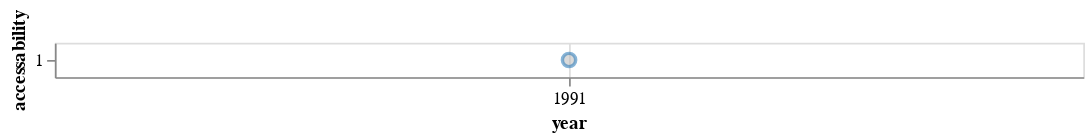

This figure's notebook cell:
### Code cell
second_chart_access

### Figure 1 — Vega-Lite specification as saved in the notebook (floating-point values rounded to 4 significant figures)
{"config": {"title": {"font": "CM Mono"}, "axis": {"labelFont": "CM Mono", "titleFont": "CM Mono"}, "header": {"labelFont": "CM Mono", "titleFont": "CM Mono"}, "legend": {"labelFont": "CM Mono", "titleFont": "CM Mono"}}, "data": {"name": "data-cc244701dd50ffc25b74fc3cd76a710c"}, "mark": {"type": "circle", "fill": "#BCBCBC", "opacity": 1, "size": 60, "stroke": "#2476B6"}, "encoding": {"opacity": {"type": "nominal", "field": "type", "legend": null}, "x": {"type": "temporal", "field": "year"}, "y": {"type": "nominal", "field": "accessability"}}, "transform": [{"filter": "datum.type == \"magneto-optical\""}], "width": 600, "$schema": "https://vega.github.io/schema/vega-lite/v4.8.1.json", "datasets": {"data-cc244701dd50ffc25b74fc3cd76a710c": [{"year": "1932-01-01T00:00:00", "name": "Drum memory", "type": "magnetic", "usage": "1960s", "capacity": 62500, "lifespan": null, "addressability": 0.0, "mutability": 2, "accessability": 0, "Unnamed: 10": null}, {"year": "1946-01-01T00:00:00", "name": "Williams-Kilburn Tube", "type": "cathode ray tube", "usage": "1955", "capacity": 1000, "lifespan": null, "addressability": 0.0, "mutability": 2, "accessability": 1, "Unnamed: 10": null}, {"year": "1949-01-01T00:00:00", "name": "Magnetic-core memory", "type": "magnetic", "usage": "1970s", "capacity": 100000, "lifespan": null, "addressability": 1.0, "mutability": 2, "accessability": 1, "Unnamed: 10": null}, {"year": "1952-01-01T00:00:00", "name": "Magnetic Band (Tape)", "type": "magnetic", "usage": "today", "capacity": 330000000000000, "lifespan": null, "addressability": 0.0, "mutability": 2, "accessability": 0, "Unnamed: 10": null}, {"year": "1956-01-01T00:00:00", "name": "Hard Disk Drive (HDD)", "type": "magnetic", "usage": "today", "capacity": 2000000000000, "lifespan": null, "addressability": 1.0, "mutability": 2, "accessability": 1, "Unnamed: 10": null}, {"year": "1960-01-01T00:00:00", "name": "Magnetic stripe card", "type": "magnetic", "usage": "today", "capacity": 200, "lifespan": "3", "addressability": 0.0, "mutability": 2, "accessability": 0, "Unnamed: 10": null}, {"year": "1969-01-01T00:00:00", "name": "Floppy Disk", "type": "magnetic", "usage": "1990s", "capacity": 1440000, "lifespan": "5--30", "addressability": 1.0, "mutability": 2, "accessability": 1, "Unnamed: 10": null}, {"year": "1970-01-01T00:00:00", "name": "Bubble Memory", "type": "magnetic", "usage": "1980s", "capacity": 125000, "lifespan": null, "addressability": 0.0, "mutability": 2, "accessability": 0, "Unnamed: 10": null}, {"year": "1978-01-01T00:00:00", "name": "LaserDisc (LD)/Discovision (DV)", "type": "optical", "usage": "2001", "capacity": 324000000, "lifespan": null, "addressability": 1.0, "mutability": 2, "accessability": 1, "Unnamed: 10": null}, {"year": "1979-01-01T00:00:00", "name": "Solid-State-Drive (SSD)", "type": "electronic", "usage": "today", "capacity": 100000000000000, "lifespan": "~10", "addressability": 1.0, "mutability": 2, "accessability": 1, "Unnamed: 10": null}, {"year": "1981-01-01T00:00:00", "name": "Compact Disc (CD)", "type": "optical", "usage": "today", "capacity": 700000000, "lifespan": "25", "addressability": 1.0, "mutability": 2, "accessability": 1, "Unnamed: 10": null}, {"year": "1987-01-01T00:00:00", "name": "Digital Audio Tape (DAT)", "type": "electro-mechanical", "usage": "2005", "capacity": 256000, "lifespan": "30", "addressability": 0.0, "mutability": 2, "accessability": 0, "Unnamed: 10": null}, {"year": "1991-01-01T00:00:00", "name": "Mini-Disc", "type": "magneto-optical", "usage": "2001", "capacity": 140000000, "lifespan": "30-40", "addressability": 1.0, "mutability": 2, "accessability": 1, "Unnamed: 10": null}, {"year": "1994-01-01T00:00:00", "name": "Zip Drive", "type": "magnetic", "usage": "1990s", "capacity": 95370000, "lifespan": "5-10", "addressability": 1.0, "mutability": 2, "accessability": 1, "Unnamed: 10": null}, {"year": "1995-01-01T00:00:00", "name": "CompactFlash (CF)", "type": "electronic", "usage": "today", "capacity": 256000000000, "lifespan": "70-80", "addressability": 1.0, "mutability": 2, "accessability": 1, "Unnamed: 10": null}, {"year": "1995-01-01T00:00:00", "name": "Digital Compact Cassette (DCC)", "type": "magnetic", "usage": "1996", "capacity": 250000000, "lifespan": "30", "addressability": 0.0, "mutability": 2, "accessability": 0, "Unnamed: 10": null}, {"year": "1996-01-01T00:00:00", "name": "Digital Versatile Disc (DVD)", "type": "optical", "usage": "today", "capacity": 4500000000, "lifespan": "25", "addressability": 1.0, "mutability": 2, "accessability": 1, "Unnamed: 10": null}, {"year": "2000-01-01T00:00:00", "name": "USB Flash Disk", "type": "electronic", "usage": "today", "capacity": 2000000000000, "lifespan": "10", "addressability": 1.0, "mutability": 2, "accessability": 1, "Unnamed: 10": null}, {"year": "2001-01-01T00:00:00", "name": "Secure Digital (SD) card", "type": "electronic", "usage": "today", "capacity": 2000000000000, "lifespan": "10", "addressability": 1.0, "mutability": 2, "accessability": 1, "Unnamed: 10": null}, {"year": "2002-01-01T00:00:00", "name": "Blu-ray Disc (BD)", "type": "optical", "usage": "today", "capacity": 128000000000, "lifespan": "100-150", "addressability": 1.0, "mutability": 2, "accessability": 1, "Unnamed: 10": null}, {"year": "2004-01-01T00:00:00", "name": "Holographic Versatile Disc (HVD)", "type": "optical", "usage": "2008", "capacity": 200000000000, "lifespan": "3", "addressability": 1.0, "mutability": 2, "accessability": 1, "Unnamed: 10": null}, {"year": "2009-01-01T00:00:00", "name": "Millennial Disc (M-DISC)", "type": "optical", "usage": "2016", "capacity": 100000000000, "lifespan": "1000", "addressability": 1.0, "mutability": 0, "accessability": 1, "Unnamed: 10": null}, {"year": "2010-01-01T00:00:00", "name": "Cell cultures", "type": "molecular", "usage": "today", "capacity": 445000, "lifespan": null, "addressability": 0.0, "mutability": 1, "accessability": 0, "Unnamed: 10": null}, {"year": "2014-01-01T00:00:00", "name": "Colloidal particle clusters", "type": "atomic", "usage": "today", "capacity": 1, "lifespan": null, "addressability": 0.0, "mutability": 2, "accessability": 0, "Unnamed: 10": null}, {"year": "2016-01-01T00:00:00", "name": "Chlorine Atomic memory", "type": "atomic", "usage": "today", "capacity": 1000, "lifespan": null, "addressability": null, "mutability": 2, "accessability": 1, "Unnamed: 10": null}, {"year": "2010-01-01T00:00:00", "name": "Synthetic DNA", "type": "molecular", "usage": "today", "capacity": 22000000, "lifespan": "500", "addressability": 0.0, "mutability": 0, "accessability": 0, "Unnamed: 10": null}, {"year": "2019-01-01T00:00:00", "name": "Synthetic Metabolomes", "type": "molecular", "usage": "today", "capacity": 70000, "lifespan": null, "addressability": 0.0, "mutability": 0, "accessability": 0, "Unnamed: 10": null}]}}
